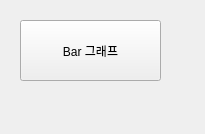
<?xml version="1.0" encoding="UTF-8"?>
<ui version="4.0">
 <class>MainWindow</class>
 <widget class="QMainWindow" name="MainWindow">
  <property name="geometry">
   <rect>
    <x>0</x>
    <y>0</y>
    <width>205</width>
    <height>134</height>
   </rect>
  </property>
  <property name="windowTitle">
   <string>MainWindow</string>
  </property>
  <widget class="QWidget" name="centralwidget">
   <widget class="QPushButton" name="btnBar">
    <property name="geometry">
     <rect>
      <x>20</x>
      <y>20</y>
      <width>141</width>
      <height>61</height>
     </rect>
    </property>
    <property name="text">
     <string>Bar 그래프</string>
    </property>
   </widget>
  </widget>
  <widget class="QMenuBar" name="menubar">
   <property name="geometry">
    <rect>
     <x>0</x>
     <y>0</y>
     <width>205</width>
     <height>20</height>
    </rect>
   </property>
  </widget>
 </widget>
 <resources/>
 <connections/>
</ui>
